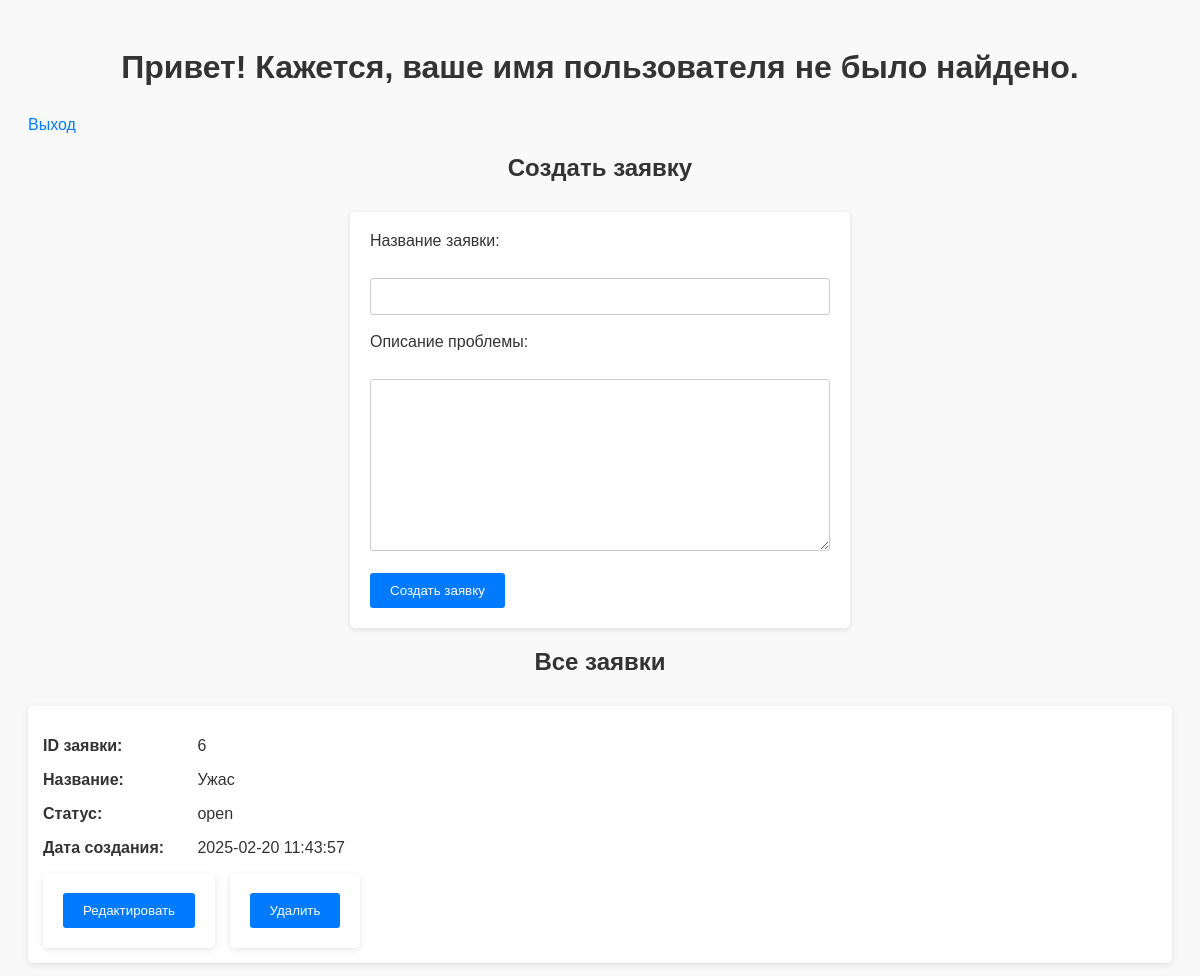
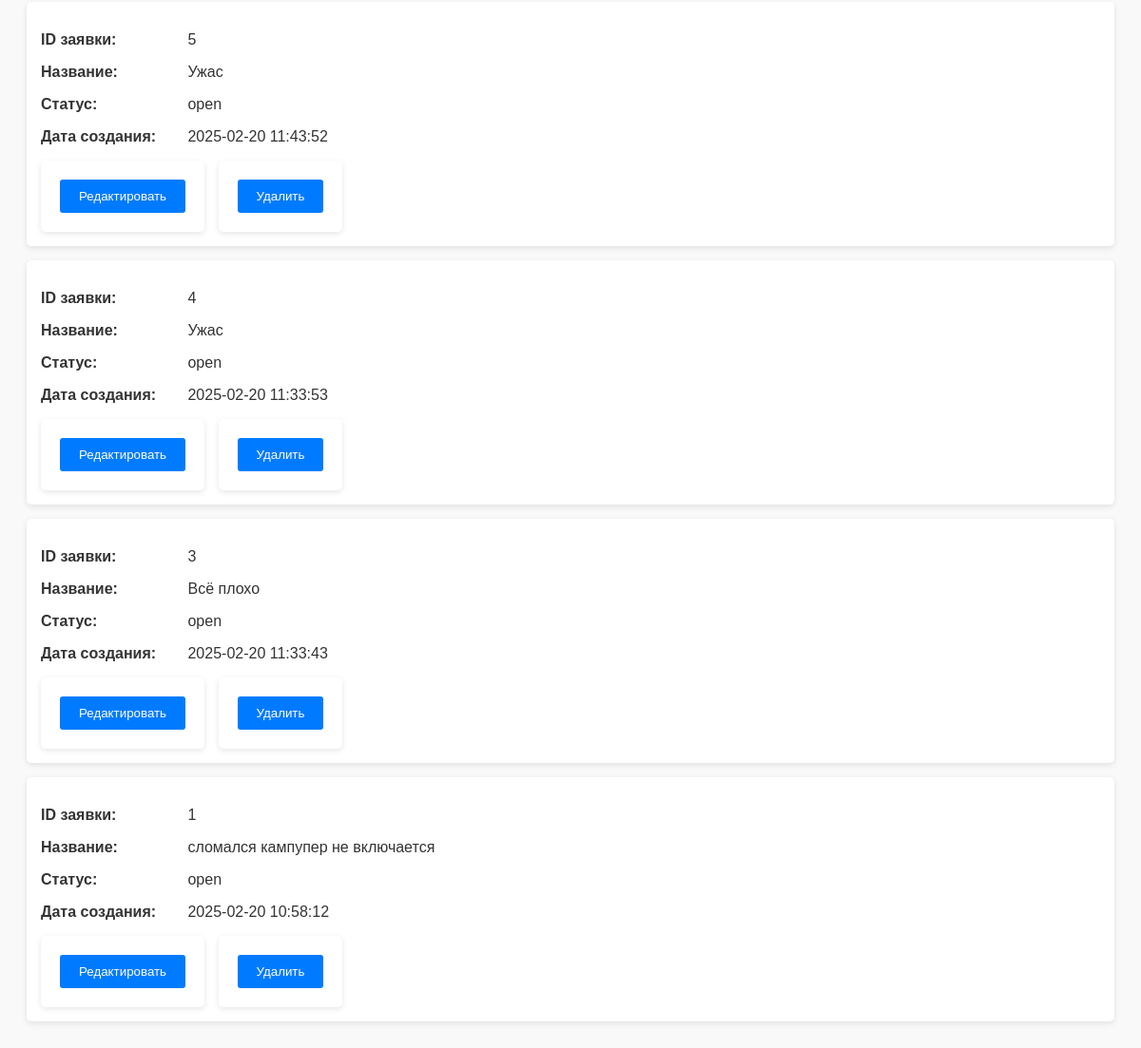
Page /project/dashboard.php (signed in) on the committed database (2 pictures, top to bottom).
### tables this page shows
CREATE TABLE `tickets` (
  `id` int(11) NOT NULL,
  `user_id` int(11) NOT NULL,
  `title` varchar(100) NOT NULL,
  `description` text NOT NULL,
  `status` enum('open','in progress','closed') DEFAULT 'open',
  `created_at` timestamp NULL DEFAULT CURRENT_TIMESTAMP,
  `updated_at` datetime DEFAULT NULL ON UPDATE CURRENT_TIMESTAMP
);

### project/dashboard.php (the view, shortened to what this page needs)
<!DOCTYPE html>
<html lang="ru">
<head>
    <link rel="stylesheet" href="styles.css">
</head>
<body>
    <?php
        require_once 'config.php';
    ?>
    <?php
        if (isset($_SESSION['username'])) {
            echo "<h1>Добро пожаловать, " . $_SESSION['username'] . "! </h1>";
        } else {
            echo "<h1>Привет! Кажется, ваше имя пользователя не было найдено.</h1>";
        }
    ?>
    <a href="logout.php">Выход</a>
    <h2>Создать заявку</h2>
    <form method="post">
        <label for="title">Название заявки:</label><br>
        <input type="text" name="title" required><br><br>
        <label for="description">Описание проблемы:</label><br>
        <textarea name="description" rows="10" cols="50" required></textarea><br><br>
        <button type="submit" name="create_ticket">Создать заявку</button>
    </form>
    <h2>Все заявки</h2>
    <?php
        try {
            if ($_SESSION['role'] === 'admin') {
                $stmt = $conn->query("SELECT * FROM tickets ORDER BY created_at DESC");
            } else {
                $stmt = $conn->prepare("SELECT * FROM tickets WHERE user_id = :user_id ORDER BY created_at DESC");
                $stmt->bindParam(':user_id', $_SESSION['user_id']);
            }
            $stmt->execute();
            $tickets = $stmt->fetchAll(PDO::FETCH_ASSOC);
            if (count($tickets) > 0) {
                foreach ($tickets as $ticket) {
                    echo "<div class='ticket'>
                            <p><strong>ID заявки:</strong> {$ticket['id']}</p>
                            <p><strong>Название:</strong> {$ticket['title']}</p>
                            <p><strong>Статус:</strong> {$ticket['status']}</p>
                            <p><strong>Дата создания:</strong> {$ticket['created_at']}</p>";
                    if ($_SESSION['role'] === 'admin') {
                        echo "
                            <form method='post' style='display: inline-block; margin-right: 10px;'>
                                <input type='hidden' name='ticket_id' value='{$ticket['id']}'>
                                <button type='submit' name='edit_ticket'>Редактировать</button>
                            </form>
                            <form method='post' style='display: inline-block;'>
                                <input type='hidden' name='ticket_id' value='{$ticket['id']}'>
                                <button type='submit' name='delete_ticket'>Удалить</button>
                            </form>
                        ";
                    }
                    echo "</div>";
                }
            } else {
                echo "Нет активных заявок.";
            }
        } catch(PDOException $e) {
            echo "Ошибка получения заявок: " . $e->getMessage();
        }
    ?>
</body>
</html>

### project/styles.css (style rules this page uses)
* { box-sizing: border-box; font-family: Arial, sans-serif; color: #333; }
body { background-color: #f9f9f9; padding: 20px; }
h1, h2 { text-align: center; margin-bottom: 30px; }
.ticket { background-color: white; border-radius: 5px; padding: 15px; margin-bottom: 15px; box-shadow: 0 2px 6px rgba(0, 0, 0, 0.1); }
.ticket p strong { display: inline-block; width: 150px; font-weight: bold; }
form { max-width: 500px; margin: 0 auto; padding: 20px; background-color: white; border-radius: 5px; box-shadow: 0 2px 6px rgba(0, 0, 0, 0.1); }
form label { display: block; margin-bottom: 10px; }
form input, form textarea { width: 100%; padding: 10px; border: 1px solid #ccc; border-radius: 3px; outline: none; }
form button { padding: 10px 20px; background-color: #007bff; color: white; border: none; border-radius: 3px; cursor: pointer; transition: background-color 0.3s ease; }
a { color: #007bff; text-decoration: none; }

### rows in the picture
tickets: id "6", title "Ужас", status "open", created_at "2025-02-20 11:43:57"
tickets: id "5", title "Ужас", status "open", created_at "2025-02-20 11:43:52"
tickets: id "4", title "Ужас", status "open", created_at "2025-02-20 11:33:53"
tickets: id "3", title "Всё плохо", status "open", created_at "2025-02-20 11:33:43"
tickets: id "1", title "сломался кампупер не включается", status "open", created_at "2025-02-20 10:58:12"
